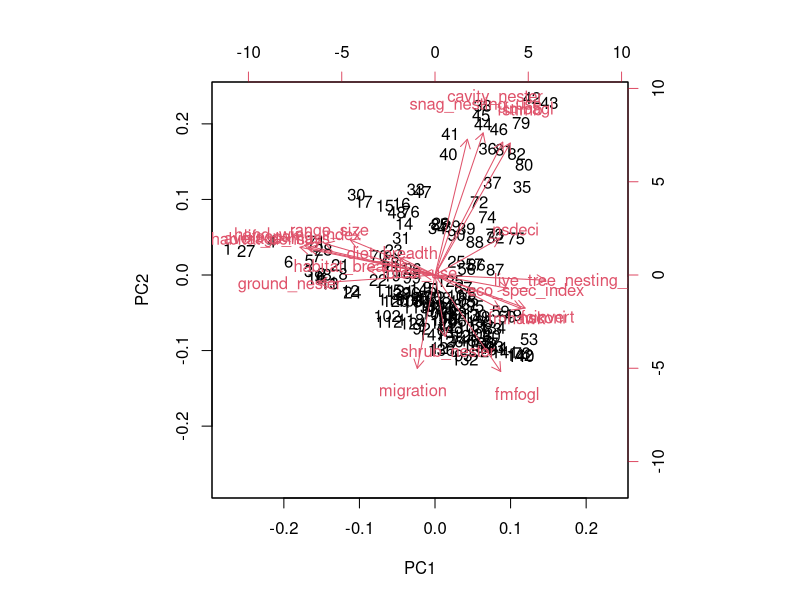
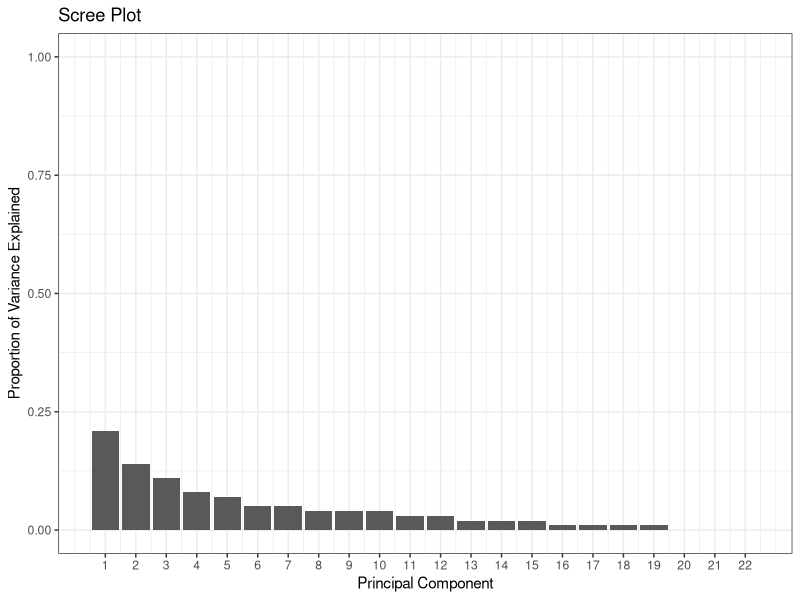
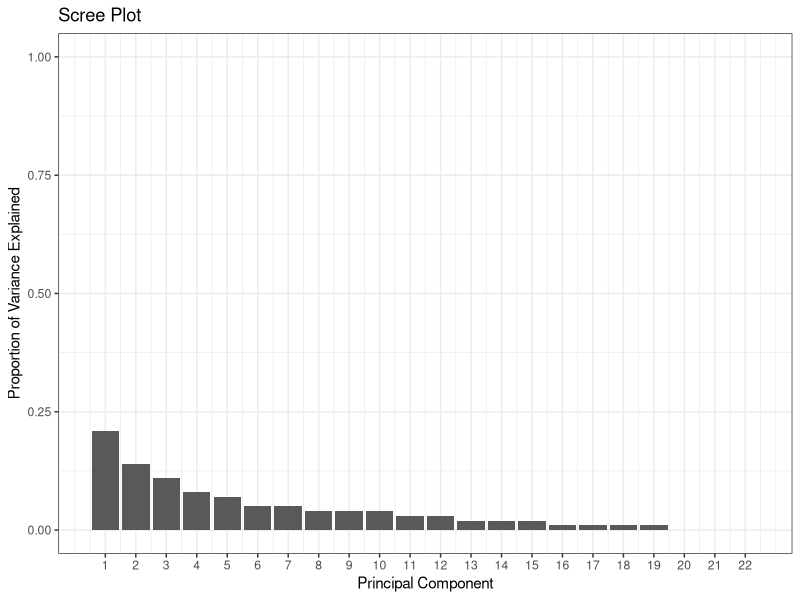

Recreate these plots in R, in order. (Note: this script raises an error after producing the figures.)
## ---- chunk 1
library(here)
library(tidyverse)
library(patchwork)
## ---- chunk 2
traits <- read.csv(here("Data", "cleaned", "BC_bird_traits.csv"))
traits$habitat_density[traits$habitat_density == "dense"] <- 1
traits$habitat_density[traits$habitat_density == "semiopen"] <- 2
traits$habitat_density[traits$habitat_density == "open"] <- 3
traits <- traits %>% 
   mutate(cavity_nester = ifelse(nest_category == "cavity", 1, 0),
          ground_nester = ifelse(most_common_nesting_location == "ground", 1, 0),
          shrub_nester = ifelse(most_common_nesting_location == "shrub", 1, 0)) %>%
    mutate(habitat_density = as.numeric(habitat_density)) 


##
positive <- c("American Wigeon", "Green-winged Teal", "Mallard", "Northern Pintail", "Northern Shoveler", "Bufflehead", "Canvasback", "Barrow's Goldeneye", "Common Goldeneye", "Red-breasted Merganser", "Common Merganser","Ring-necked Duck", "Greater Scaup", "Lesser Scaup", "Surf Scoter", "White-winged Scoter", "Alder Flycatcher", "Canada Goose", "Swamp Sparrow", "Red-winged Blackbird", "Common Yellowthroat", "Western Bluebird", "Steller's Jay", "Hairy Woodpecker", "American Robin", "Northern Flicker", "Olive-sided Flycatcher", "Mountain Bluebird", "American Three-toed Woodpecker", "Black-backed Woodpecker", "Western Wood-Pewee", "Northern House Wren", "Lazuli Bunting", "Cassin's Finch", "Pine Siskin","Black-backed Woodpecker", "Lewis's Woodpecker", "Dark-eyed Junco", "Townsend's Solitaire", "Acorn Woodpecker", "Tree Swallow", "American Kestrel", "Northern Hawk Owl", "White-throated Sparrow", "Chipping Sparrow", "White-crowned Sparrow", "Brown Creeper", "Tennessee Warbler", "Chestnut-sided Warbler", "Brewer's Sparrow", "Rock Wren", "Hermit Thrush", "White-breasted Nuthatch", "American Crow", "American Goldfinch", "Baltimore Oriole", "Black-billed Magpie", "Brown-headed Cowbird", "Clay-colored Sparrow", "Eastern Kingbird", "Nelson's Sparrow", "Savannah Sparrow", "Song Sparrow", "Yellow-bellied Sapsucker", "Canada Jay", "Lincoln's Sparrow", "MacGillivray's Warbler", "Spotted Towhee", "Turkey Vulture", "Brewer's Blackbird", "Say's Phoebe", "Warbling Vireo", "Veery", "Song Sparrow", "Red-breasted Nuthatch", "Mountain Chickadee", "Redpoll", "Western Screech-Owl", "Northern Pygmy-Owl", "Mountain Quail", "Black-capped Chickadee", "Downy Woodpecker", "Pacific Wren", "Connecticut Warbler", "Yellow-rumped Warbler", "Cedar Waxwing", "Eastern Bluebird", "Broad-tailed Hummingbird", "Red-headed Woodpecker", "Eastern Kingbird", "Evening Grosbeak", "Prairie Warbler", "Palm Warbler", "Field Sparrow", "Black-headed Grosbeak", "Black-throated Gray Warbler", "Western Tanager",  "Dusky Flycatcher", "Hermit Warbler")
missing_names <- positive[!(positive %in% traits$common_name)] #do all these names appear in the BC list?

negative <- c("American Black Duck", "Common Goldeneye", "Western Wood-Pewee", "Pygmy Nuthatch", "Cassin's Vireo", "Dusky Flycatcher", "Ruby-crowned Kinglet", "Golden-crowned Kinglet", "Swainson's Thrush", "Yellow-rumped Warbler", "Townsend's Warbler", "Swainson's Thrush", "Hermit Warbler", "Red-breasted Nuthatch", "Brown Creeper", "Chestnut-backed Chickadee", "Black-throated Gray Warbler", "Winter Wren", "Hutton's Vireo", "Western Tanager", "Steller's Jay", "Wilson's Warbler", "Common Raven", "Sooty Grouse", "Northern Waterthrush", "Blue-headed Vireo", "Red-eyed Vireo", "Ovenbird", "MacGillivray's Warbler", "Hermit Thrush", "Nashville Warbler", "Hermit Warbler", "Warbling Vireo", "Mountain Chickadee", "Dark-eyed Junco", "Wilson's Warbler", "Philadelphia Vireo", "Canada Jay", "Pine Grosbeak", "Red Crossbill", "Yellow Warbler", "Bay-breasted Warbler", "Cape May Warbler", "Purple Finch",  "Boreal Chickadee", "Pine Siskin", "White-winged Crossbill", "Alder Flycatcher", "Common Yellowthroat", "Orange-crowned Warbler", "Ruffed Grouse", "Swamp Sparrow", "Yellow-rumped Warbler", "Pinyon Jay", "Greater Sage-Grouse", "Red-naped Sapsucker", "Barred Owl", "Northern Saw-whet Owl", "Great Horned Owl", "Vaux's Swift", "Red-breasted Sapsucker", "Pileated Woodpecker", "Red-breasted Nuthatch", "Western Tanager", "Red Crossbill", "Acorn Woodpecker",  "Williamson's Sapsucker", "Acadian Flycatcher",  "Ash-throated Flycatcher", "Great Crested Flycatcher", "Blue-gray Gnatcatcher", "Wood Thrush", "Black-and-white Warbler", "Hooded Warbler", "Northern Cardinal", "Black-headed Grosbeak", "Pacific Wren")
missing_names <- negative[!(negative %in% traits$common_name)] #do all these names appear in the BC list?

null <- c("Mallard", "Ring-necked Duck", "Common Loon", "Mourning Dove", "Common Nighthawk", "Cassin's Finch","Pine Siskin", "Chipping Sparrow", "Dark-eyed Junco", "American Robin", "Townsend's Solitaire", "Hammond's Flycatcher", "Clark's Nutcracker", "Red-naped Sapsucker", "Western Tanager", "White-breasted Nuthatch", "Evening Grosbeak", "Pygmy Nuthatch", "Yellow-rumped Warbler", "Williamson's Sapsucker", "Red Crossbill", "Ruby-crowned Kinglet", "Pacific Wren", "Brewer's Blackbird", "Mountain Chickadee", "Nashville Warbler", "Swainson's Thrush",  "House Finch", "Red Crossbill", "American Goldfinch", "American Kestrel", "Red-breasted Sapsucker", "Hairy Woodpecker", "Olive-sided Flycatcher", "Cassin's Vireo", "Wilson's Warbler")
missing_names <- null[!(null %in% traits$common_name)] #do all these names appear in the BC list?

traits$positive <- ifelse(traits$common_name %in% positive, 1, NA)
traits$negative <- ifelse(traits$common_name %in% negative, 1, NA)
traits$null <- ifelse(traits$common_name %in% null, 1, NA)


traits2 <- traits %>%
    filter(!if_all(c(positive, negative, null), is.na)) %>% 
    mutate(across(c(positive, negative, null), ~replace_na(.x, 0)))



## ---- chunk 3
trait.pca <- traits2 %>% select(common_name, where(is.numeric), -elevational_range,-positive, -negative, -null, -nest_tree_use, -kipps_distance, -repro_age, -clutches_per_year)

pca_result <- prcomp(trait.pca[,-1], scale. = TRUE) #variables are already scaled
##
pca_result$rotation
pca_result$x

#autoplot(pca_result, data = climate, loadings=T,loadings.label=T, label = T)
biplot(pca_result)

pca_loadings <- as.data.frame(pca_result$rotation) %>% select(1:10)

summary(pca_result)
VE <- pca_result$sdev^2
PVE <- VE / sum(VE)
PVE <- round(PVE, 2)

pve_df <- data.frame(
  PC = 1:length(PVE),
  PVE = PVE
)

(scree <- ggplot(pve_df, aes(x = PC, y = PVE)) +
  geom_col() +
  xlab("Principal Component") +
  ylab("Proportion of Variance Explained") +
  ggtitle("Scree Plot") +
  ylim(0, 1) +
    theme_bw()+
  scale_x_continuous(breaks = 1:length(PVE)))
ggsave(here("Figures", "PCA", "scree plot.png"), plot = scree, width = 8, height =8)


##
pca_df <- as.data.frame(pca_result$x) %>%
  bind_cols(traits %>% select(common_name, positive, negative, null))
pca_df <- pca_df %>%
  mutate(fire_response = case_when(
    positive == 1 & negative == 0 & null == 0 ~ "Positive",
    positive == 0 & negative == 1 & null == 0 ~ "Negative",
    positive == 0 & negative == 0 & null == 1 ~ "Neutral",
    positive == 1 & negative == 1 & null == 0 ~ "Positive & Negative",
    positive == 1 & null == 1 & negative == 0 ~ "Positive & Neutral",
    negative == 1 & null == 1 & positive == 0 ~ "Negative & Neutral",
    TRUE ~ "None"
  ))

loadings <- as.data.frame(pca_result$rotation)  # columns = PCs, rows = traits
loadings$trait <- rownames(loadings)

# Optional: scale arrows for visualization
arrow_multiplier <- 5  # adjust to make arrows visible
loadings <- loadings %>%
  mutate(PC1_arrow = PC1 * arrow_multiplier,
         PC2_arrow = PC2 * arrow_multiplier)


(f1 <- ggplot(pca_df, aes(PC1, PC2, color = fire_response)) +
  geom_point(size = 2, alpha = 0.9) +
  theme_classic() +
  labs(
    title = "PCA of Bird Traits Colored by Fire Response",
    x = paste0("PC1 (", round(summary(pca_result)$importance[2,1]*100, 1), "%)"),
    y = paste0("PC2 (", round(summary(pca_result)$importance[2,2]*100, 1), "%)")
  ) +
   geom_segment(data = loadings,
               aes(x = 0, y = 0, xend = PC1_arrow, yend = PC2_arrow),
               arrow = arrow(length = unit(0.3, "cm")),
               color = "black") +
  geom_text(data = loadings,
            aes(x = PC1_arrow * 1.1, y = PC2_arrow * 1.1, label = trait),
            color = "black", size = 3, hjust = 0.5, vjust = 0.5) +
  scale_color_manual(values = c(
    "Positive" = "#005AB5",
    "Negative" = "#DC3220",
    "Neutral" = "grey",
    "Positive & Negative" = "#44AA99",
    "Positive & Neutral" = "#66a61e",
    "Negative & Neutral" = "#e6ab02"
  )))
(f1.1 <- ggplot(pca_df, aes(PC1, PC2, color = fire_response)) +
  geom_point(size = 2, alpha = 0.9) +
  theme_classic() +
  labs(
    title = "PCA of Bird Traits Colored by Fire Response",
    x = paste0("PC1 (", round(summary(pca_result)$importance[2,1]*100, 1), "%)"),
    y = paste0("PC2 (", round(summary(pca_result)$importance[2,2]*100, 1), "%)")
  ) +
   geom_segment(data = loadings,
               aes(x = 0, y = 0, xend = PC1_arrow, yend = PC2_arrow),
               arrow = arrow(length = unit(0.3, "cm")),
               color = "black") +
  geom_text(data = loadings,
            aes(x = PC1_arrow * 1.1, y = PC2_arrow * 1.1, label = trait),
            color = "black", size = 3, hjust = 0.5, vjust = 0.5) +
  scale_color_manual(values = c(
    "Positive" = "#005AB5",
    "Negative" = "#DC3220",
    "Neutral" = "grey",
    "Positive & Negative" = "#44AA99",
    "Positive & Neutral" = "#005AB5",
    "Negative & Neutral" = "#DC3220"
  )))
ggsave(here("Figures", "PCA", "all responses.png"), plot = f1, width = 10, height =8)

#If the colors are scattered randomly:
##Positive/negative response is not strongly associated with the traits included in the PCA.
## ---- chunk 4
arrow_multiplier <- 3
loadings <- loadings %>%
  mutate(PC1_arrow = PC1 * arrow_multiplier,
         PC2_arrow = PC2 * arrow_multiplier)

# Plot
(f2 <- ggplot() +
  geom_segment(data = loadings,
               aes(x = 0, y = 0, xend = PC1_arrow, yend = PC2_arrow),
               arrow = arrow(length = unit(0.3, "cm")),
               color = "black") +
  geom_text(data = loadings,
            aes(x = PC1_arrow * 1.1, y = PC2_arrow * 1.1, label = trait),
            color = "black", size = 3) +
  theme_bw() +
  labs(x = "PC1", y = "PC2"))
ggsave(here("Figures", "PCA", "pca loadings.png"), plot = f2, width = 10, height =8)

## ---- chunk 5
pca_scores <- as.data.frame(pca_result$x)
pca_scores$common_name <- traits$common_name
pca_scores$positive <- traits$positive
pca_scores$negative <- traits$negative
pca_scores$null <- traits$null

# 3️⃣ ggplot biplot colored by positive
(f3 <- ggplot(pca_scores, aes(x = PC1, y = PC2, color = factor(positive))) +
  geom_point(size = 3, alpha = 0.8) +
  scale_color_manual(values = c("0" = "grey", "1" = "#005AB5")) +
  theme_bw() +
  labs(color = "Positive Response", x = "PC1", y = "PC2",
       title = "PCA of Bird Traits Colored by Positive Fire Response"))
(f4 <- ggplot(pca_scores, aes(x = PC1, y = PC2, color = factor(negative))) +
  geom_point(size = 3, alpha = 0.8) +
  scale_color_manual(values = c("0" = "grey", "1" = "#DC3220")) +
  theme_bw() +
  labs(color = "Negative Response", x = "PC1", y = "PC2",
       title = "PCA of Bird Traits Colored by Negative Fire Response"))

(pos.neg <- f3/f4)
ggsave(here("Figures", "PCA", "pca by response.png"), plot = pos.neg, width = 8, height =10)


##
(f5 <- ggplot(pca_scores, aes(x = PC1, y = PC2, color = factor(positive))) +
  geom_point(size = 3, alpha = 0.8) +
  scale_color_manual(values = c("0" = "grey", "1" = "#005AB5")) +
  theme_bw() +
  geom_text(aes(label = common_name), size = 3) +
  labs(color = "Positive Response", x = "PC1", y = "PC2",
       title = "PCA of Bird Traits Colored by Positive Fire Response"))
(f6 <- ggplot(pca_scores, aes(x = PC1, y = PC2, color = factor(negative))) +
  geom_point(size = 3, alpha = 0.8) +
  scale_color_manual(values = c("0" = "grey", "1" = "#DC3220")) +
    geom_text(aes(label = common_name), size = 3) +
  theme_bw() +
  labs(color = "Negative Response", x = "PC1", y = "PC2",
       title = "PCA of Bird Traits Colored by Negative Fire Response"))

(pos.neg.spp.names <- f5/f6)
ggsave(here("Figures", "PCA", "pca by response spp names.png"), plot = pos.neg.spp.names, width = 20, height =20, dpi = 300)

## ---- chunk 6
# Extract loadings
loadings <- as.data.frame(pca_result$rotation)

# Add trait names as a column
loadings$trait <- rownames(loadings)

loadings_long <- loadings %>%
  pivot_longer(cols = starts_with("PC"), 
               names_to = "PC", 
               values_to = "loading") %>%
  filter(PC %in% paste0("PC", 1:5))   # keep only PCs 1-5

(loadings.bar <- ggplot(loadings_long, aes(x = trait, y = loading, fill = PC)) +
  geom_col(position = "dodge") +   # side-by-side bars per PC
  coord_flip() +                   # horizontal bars
  labs(x = "Trait", y = "Loading", 
       title = "PCA Loadings per Trait") +
  theme_bw(base_size = 14) +
  scale_fill_brewer(palette = "Set2")+facet_wrap(~PC)+
    theme(legend.position = "none"))

ggsave(here("Figures", "PCA", "loadings bar plot.png"), plot = loadings.bar, width = 15, height =15, dpi = 300)

## ---- chunk 7
# traits <- read.csv(here("Data", "cleaned", "BC_bird_traits.csv"))
# traits$habitat_density[traits$habitat_density == "dense"] <- 1
# traits$habitat_density[traits$habitat_density == "semiopen"] <- 2
# traits$habitat_density[traits$habitat_density == "open"] <- 3
# traits <- traits %>% 
#    mutate(cavity_nester = ifelse(nest_category == "cavity", 1, 0),
#           ground_nester = ifelse(most_common_nesting_location == "ground", 1, 0),
#           shrub_nester = ifelse(most_common_nesting_location == "shrub", 1, 0))
bc <- traits %>% select(common_name, where(is.numeric), -elevational_range, -nest_tree_use, -kipps_distance, -repro_age, -clutches_per_year, -null, -negative, -positive) %>% 
  # mutate(null = NA,
  #        positive = NA,
  #        negative = NA) %>% 
  filter(if_all(1:22, ~ !is.na(.)))

#plotting all spp on this pca:
bc_scaled <- scale(bc[,-1],
                    center = (pca_result$center),
                    scale = (pca_result$scale))

bc_scores <- as.data.frame(as.matrix(bc_scaled) %*% pca_result$rotation)

## ---- chunk 8
bc_scores$common_name <- bc$common_name
centers <- data.frame(
  group = c("positive", "negative"),
  PC1 = c(
    mean(pca_scores$PC1[pca_scores$positive == 1], na.rm = TRUE),
    mean(pca_scores$PC1[pca_scores$negative == 1], na.rm = TRUE)),
  PC2 = c(
    mean(pca_scores$PC2[pca_scores$positive == 1], na.rm = TRUE),
    mean(pca_scores$PC2[pca_scores$negative == 1], na.rm = TRUE)
  )
)

# Basic PCA scatterplot
(all <- ggplot(bc_scores, aes(x = PC1, y = PC2)) +  # V1 and V2 are PC1 and PC2
  geom_point(size = 3, alpha = 0.7) +
  labs(x = "PC1", y = "PC2", title = "All BC Birds Plotted on PCA Axes") +
  theme_bw())
ggsave(here("Figures", "PCA", "all spp.png"), plot = all, width = 15, height =15, dpi = 300)


# Original PCA points
orig_df <- pca_scores
orig_df$type <- "PCA"
orig_df <- orig_df %>% 
  rename(common_name = species)

# New projected points
new_df <- bc_scores
new_df$common_name <- bc$common_name[complete.cases(bc)]

new_df <- new_df %>% select(-species)

# Combine
plot_df <- left_join(new_df,orig_df)

# Overlay plot
(p1 <- ggplot(orig_df, aes(x = PC1, y = PC2)) +
    geom_point(data = new_df, aes( x = PC1, y = PC2), shape = 1, color = "grey", alpha = 0.85, size = 2)+
  geom_point(aes(color = factor(positive)), size = 2.5, alpha = 0.8) +
  scale_color_manual(values = c("0" = "grey50", "1" = "#005AB5")) +
  theme_bw() +
  labs(x = "PC1", y = "PC2", color = "Positive Response", shape = "Point Type"))

(n1 <- ggplot(orig_df, aes(x = PC1, y = PC2)) +
    geom_point(data = new_df, aes( x = PC1, y = PC2), shape = 1, color = "grey", alpha = 0.85, size = 2)+
  geom_point(aes(color = factor(negative)), size = 2.5, alpha = 0.8) +
  scale_color_manual(values = c("0" = "grey50", "1" = "#D55E00")) +
  theme_bw() +
  labs(x = "PC1", y = "PC2", color = "Negative Response", shape = "Point Type"))

orig_df <- orig_df %>% 
  mutate(
    mixed = rowSums(data.frame(positive, negative), na.rm = TRUE),
    mixed = ifelse(mixed == 2|mixed == 3, 1, 0))

(m1 <- ggplot(orig_df, aes(x = PC1, y = PC2)) +
    geom_point(data = new_df, aes( x = PC1, y = PC2), shape = 1, color = "grey", alpha = 0.85, size = 2)+
  geom_point(aes(color = factor(mixed)), size = 2.5, alpha = 0.8) +
  scale_color_manual(values = c("0" = "grey50", "1" = "darkmagenta")) +
  theme_bw() +
  labs(x = "PC1", y = "PC2", color = "Mixed Response", shape = "Point Type"))

(pcas <- p1/n1/m1 + plot_annotation(tag_levels = 'A')
)
ggsave(here("Figures", "PCA", "PCA_all response patchwork.png"), plot = pcas, width = 8, height =12, dpi = 300)


(with.mix <- ggplot(pca_scores) +
  geom_point(data = new_df, aes( x = PC1, y = PC2), shape = 1, color = "grey", alpha = 0.85, size = 2)+
  geom_point(aes(PC1, PC2), color = "grey80") +
  geom_point(data = subset(pca_scores, positive == 1),
             aes(PC1, PC2), color = "#0072B2", size = 3, alpha = 0.8) +
  geom_point(data = subset(pca_scores, negative == 1),
             aes(PC1, PC2), color = "#D55E00", size = 3, alpha = 0.8) +
  geom_point(data = subset(pca_scores, negative == 1& positive == 1),
             aes(PC1, PC2), color = "darkmagenta", size = 3, alpha = 0.8)+
  geom_point(data = centers, aes(PC1, PC2), size = 5, color = "white", shape = 16) +
  geom_point(data = centers, aes(PC1, PC2, color = group), size = 7, shape = 8) +
  scale_color_manual(values = c("#D55E00","#0072B2")) +
  theme_bw() +
  theme(legend.position="bottom")+
  labs(color = "Fire Response",
       title = ""))
ggsave(here("Figures", "PCA", "PCA_centers.png"), plot = with.mix, width = 8, height =8, dpi = 300)

(wo.mix <- ggplot(pca_scores) +
  geom_point(data = new_df, aes( x = PC1, y = PC2), shape = 1, color = "grey", alpha = 0.85, size = 2)+
  geom_point(aes(PC1, PC2), color = "grey80") +
  geom_point(data = subset(pca_scores, positive == 1),
             aes(PC1, PC2), color = "#0072B2", size = 3, alpha = 0.8) +
  geom_point(data = subset(pca_scores, negative == 1),
             aes(PC1, PC2), color = "#D55E00", size = 3, alpha = 0.8) +
  geom_point(data = centers, aes(PC1, PC2), size = 5, color = "white", shape = 16) +
  geom_point(data = centers, aes(PC1, PC2, color = group), size = 5, shape = 8) +
  scale_color_manual(values = c("#D55E00","#0072B2")) +
  theme_bw() +
  labs(color = "Response type",
       title = "Locations of positive vs negative responses in PCA space"))

t.test(
  pca_scores$PC1[pca_scores$positive == 1],
  pca_scores$PC1[pca_scores$negative == 1]
)

# PC2
t.test(
  pca_scores$PC2[pca_scores$positive == 1],
  pca_scores$PC2[pca_scores$negative == 1]
)

#p < 0.05 → The positive and negative 1’s occupy significantly different mean positions along that PC.
#p ≥ 0.05 → No significant difference.
(f2 <- ggplot() +
  geom_segment(data = loadings,
               aes(x = 0, y = 0, xend = PC1_arrow, yend = PC2_arrow),
               arrow = arrow(length = unit(0.3, "cm")),
               color = "black") +
  geom_text(data = loadings,
            aes(x = PC1_arrow * 1.1, y = PC2_arrow * 1.1, label = trait),
            color = "black", size = 3) +
  geom_point(data = centers, aes(PC1, PC2, color = group), size = 6, shape = 8) +
  theme_bw() +
  labs(x = "PC1", y = "PC2"))

with.mix+f2
## ---- chunk 9
pca_scores <- pca_scores %>%
  mutate(fire_response = case_when(
    positive == 1 & negative == 1 ~ "mixed",
    positive == 1 ~ "positive",
    negative == 1 ~ "negative",
    TRUE ~ "no response"
  ))
(with.mix <- ggplot() +
  geom_point(data = new_df, aes(PC1, PC2),
             shape = 1, color = "grey", alpha = 0.85, size = 2) +
  geom_point(data = pca_scores,
             aes(PC1, PC2, color = fire_response),
             size = 3, alpha = 0.8) +
  geom_point(data = centers, aes(PC1, PC2, color = group),
             size = 7, shape = 8) +
  scale_color_manual(
    values = c(
      "positive" = "#0072B2",
      "negative" = "#D55E00",
      "mixed" = "darkmagenta",
      "no response" = "grey80"
    )
  ) +
  theme_bw() +
     scale_x_continuous(breaks = seq(floor(min(pca_scores$PC1)), 
                                  ceiling(max(pca_scores$PC1)), 
                                  by = 2))+
  theme(legend.position = "bottom") +
  labs(color = "Fire Response",
       title = ""))

(f2 <- ggplot() +
  geom_segment(data = loadings,
               aes(x = 0, y = 0, xend = PC1_arrow, yend = PC2_arrow),
               arrow = arrow(length = unit(0.3, "cm")),
               color = "black") +
  geom_text_repel(data = loadings,
                  aes(x = PC1_arrow, y = PC2_arrow, label = trait),
                  color = "black",
                  size = 4,
                  segment.color = "grey50",    # line from label to point
                  segment.size = 0.5,
                  segment.alpha = 0.8,
                  nudge_x = 0,                 # optional small nudge
                  nudge_y = 0,
                  box.padding = 0.5,
                  point.padding = 0.5) +
  geom_point(data = centers, aes(PC1, PC2, color = group), size = 6, shape = 8) +
  theme_bw() +
    theme(legend.position = "none")+
  scale_color_manual(values = c("#D55E00","#0072B2")) +
  labs(x = "PC1", y = "PC2"))

(end <- with.mix+f2+  
  plot_layout(guides = "collect") +
  plot_annotation(theme = theme(legend.position = "bottom"), tag_levels = "A"))
ggsave(here("Figures", "PCA", "PCA_final.png"), plot = end, width = 16, height =8, dpi = 300)
